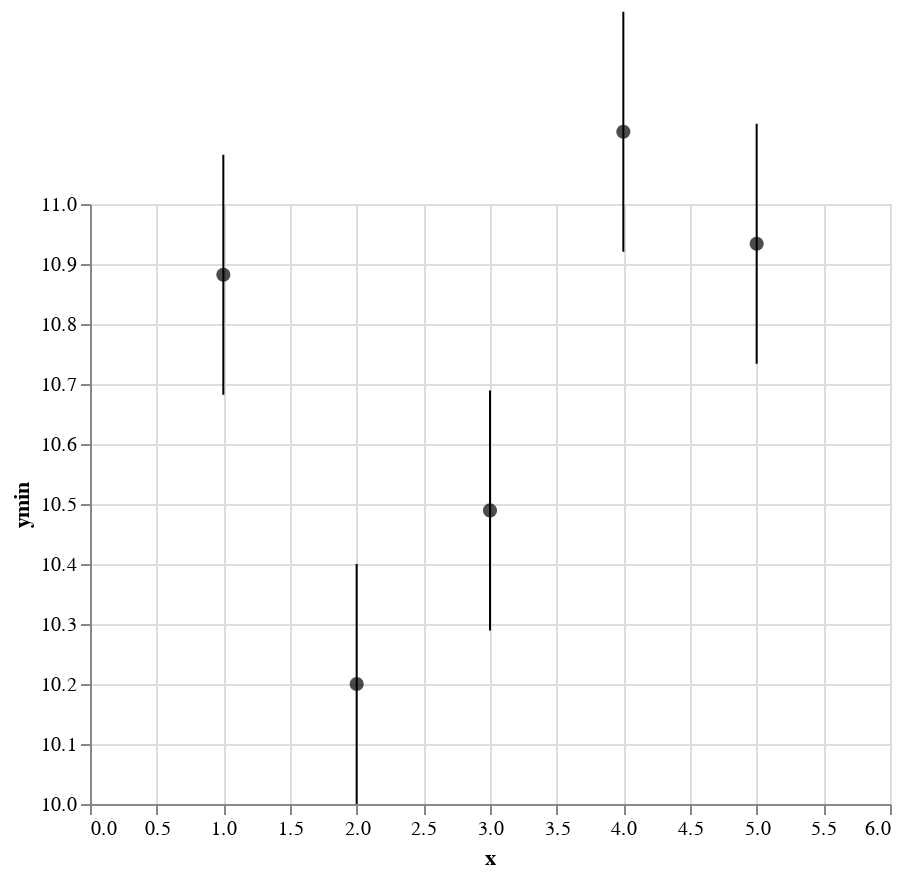

Notebook code cell kept with this figure:
### Code cell
import altair as alt
import pandas as pd
import numpy as np

# generate some data points with uncertainties
np.random.seed(0)
x = [1, 2, 3, 4, 5]
y = np.random.normal(10, 0.5, size=len(x))
yerr = 0.2

# set up data frame
source = pd.DataFrame({"x":x, "y":y, "yerr":yerr})

# the base chart
base = alt.Chart(source).transform_calculate(
    ymin="datum.y-datum.yerr",
    ymax="datum.y+datum.yerr"
)

# generate the points
points = base.mark_point(
    filled=True,
    size=50,
    color='black'
).encode(
    x=alt.X('x', scale=alt.Scale(domain=(0, 6))),
    y=alt.Y('y', scale=alt.Scale(domain=(10, 11)))
)

# generate the error bars
errorbars = base.mark_errorbar().encode(
    x="x",
    y="ymin:Q",
    y2="ymax:Q"
)

points + errorbars

### Figure 1 — Vega-Lite specification as saved in the notebook (floating-point values rounded to 4 significant figures)
{"config": {"view": {"continuousWidth": 400, "continuousHeight": 300}}, "layer": [{"mark": {"type": "point", "color": "black", "filled": true, "size": 50}, "encoding": {"x": {"type": "quantitative", "field": "x", "scale": {"domain": [0, 6]}}, "y": {"type": "quantitative", "field": "y", "scale": {"domain": [10, 11]}}}, "transform": [{"calculate": "datum.y-datum.yerr", "as": "ymin"}, {"calculate": "datum.y+datum.yerr", "as": "ymax"}]}, {"mark": "errorbar", "encoding": {"x": {"type": "quantitative", "field": "x"}, "y": {"type": "quantitative", "field": "ymin"}, "y2": {"field": "ymax"}}, "transform": [{"calculate": "datum.y-datum.yerr", "as": "ymin"}, {"calculate": "datum.y+datum.yerr", "as": "ymax"}]}], "data": {"name": "data-306b2a55db0733ecb4dd5c7ef21bd267"}, "$schema": "https://vega.github.io/schema/vega-lite/v4.8.1.json", "datasets": {"data-306b2a55db0733ecb4dd5c7ef21bd267": [{"x": 1, "y": 10.88, "yerr": 0.2}, {"x": 2, "y": 10.2, "yerr": 0.2}, {"x": 3, "y": 10.49, "yerr": 0.2}, {"x": 4, "y": 11.12, "yerr": 0.2}, {"x": 5, "y": 10.93, "yerr": 0.2}]}}
